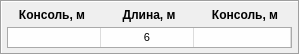
        <widget class="QFrame" name="frame_9">
         <property name="sizePolicy">
          <sizepolicy hsizetype="Fixed" vsizetype="Preferred">
           <horstretch>0</horstretch>
           <verstretch>0</verstretch>
          </sizepolicy>
         </property>
         <property name="minimumSize">
          <size>
           <width>300</width>
           <height>55</height>
          </size>
         </property>
         <property name="maximumSize">
          <size>
           <width>0</width>
           <height>55</height>
          </size>
         </property>
         <property name="frameShape">
          <enum>QFrame::Box</enum>
         </property>
         <property name="frameShadow">
          <enum>QFrame::Sunken</enum>
         </property>
         <layout class="QGridLayout" name="gridLayout_20">
          <property name="leftMargin">
           <number>5</number>
          </property>
          <property name="topMargin">
           <number>5</number>
          </property>
          <property name="rightMargin">
           <number>5</number>
          </property>
          <property name="bottomMargin">
           <number>5</number>
          </property>
          <property name="spacing">
           <number>5</number>
          </property>
          <item row="0" column="2">
           <widget class="QLabel" name="label_35">
            <property name="sizePolicy">
             <sizepolicy hsizetype="Fixed" vsizetype="Fixed">
              <horstretch>0</horstretch>
              <verstretch>0</verstretch>
             </sizepolicy>
            </property>
            <property name="minimumSize">
             <size>
              <width>90</width>
              <height>15</height>
             </size>
            </property>
            <property name="maximumSize">
             <size>
              <width>90</width>
              <height>15</height>
             </size>
            </property>
            <property name="font">
             <font>
              <weight>75</weight>
              <bold>true</bold>
             </font>
            </property>
            <property name="text">
             <string>Консоль, м</string>
            </property>
            <property name="alignment">
             <set>Qt::AlignCenter</set>
            </property>
           </widget>
          </item>
          <item row="1" column="0" colspan="3">
           <widget class="QTableWidget" name="tableWidget_20">
            <property name="sizePolicy">
             <sizepolicy hsizetype="Expanding" vsizetype="Expanding">
              <horstretch>0</horstretch>
              <verstretch>0</verstretch>
             </sizepolicy>
            </property>
            <property name="minimumSize">
             <size>
              <width>285</width>
              <height>20</height>
             </size>
            </property>
            <property name="maximumSize">
             <size>
              <width>0</width>
              <height>16777215</height>
             </size>
            </property>
            <property name="font">
             <font>
              <pointsize>8</pointsize>
             </font>
            </property>
            <property name="styleSheet">
             <string notr="true">background-color: rgb(220, 220, 220);</string>
            </property>
            <property name="frameShape">
             <enum>QFrame::StyledPanel</enum>
            </property>
            <property name="verticalScrollBarPolicy">
             <enum>Qt::ScrollBarAlwaysOff</enum>
            </property>
            <property name="horizontalScrollBarPolicy">
             <enum>Qt::ScrollBarAlwaysOff</enum>
            </property>
            <property name="selectionMode">
             <enum>QAbstractItemView::NoSelection</enum>
            </property>
            <property name="gridStyle">
             <enum>Qt::NoPen</enum>
            </property>
            <property name="rowCount">
             <number>1</number>
            </property>
            <property name="columnCount">
             <number>3</number>
            </property>
            <attribute name="horizontalHeaderVisible">
             <bool>false</bool>
            </attribute>
            <attribute name="horizontalHeaderMinimumSectionSize">
             <number>0</number>
            </attribute>
            <attribute name="horizontalHeaderDefaultSectionSize">
             <number>93</number>
            </attribute>
            <attribute name="horizontalHeaderShowSortIndicator" stdset="0">
             <bool>false</bool>
            </attribute>
            <attribute name="horizontalHeaderStretchLastSection">
             <bool>true</bool>
            </attribute>
            <attribute name="verticalHeaderVisible">
             <bool>false</bool>
            </attribute>
            <attribute name="verticalHeaderMinimumSectionSize">
             <number>20</number>
            </attribute>
            <attribute name="verticalHeaderDefaultSectionSize">
             <number>20</number>
            </attribute>
            <row/>
            <column>
             <property name="text">
              <string>ИГЭ</string>
             </property>
             <property name="font">
              <font>
               <weight>75</weight>
               <bold>true</bold>
              </font>
             </property>
            </column>
            <column>
             <property name="text">
              <string>qci, Мпа</string>
             </property>
             <property name="font">
              <font>
               <weight>75</weight>
               <bold>true</bold>
              </font>
             </property>
            </column>
            <column>
             <property name="text">
              <string>fi, кПа</string>
             </property>
             <property name="font">
              <font>
               <weight>75</weight>
               <bold>true</bold>
              </font>
             </property>
            </column>
            <item row="0" column="0">
             <property name="text">
              <string/>
             </property>
             <property name="textAlignment">
              <set>AlignCenter</set>
             </property>
             <property name="background">
              <brush brushstyle="SolidPattern">
               <color alpha="255">
                <red>254</red>
                <green>254</green>
                <blue>254</blue>
               </color>
              </brush>
             </property>
            </item>
            <item row="0" column="1">
             <property name="text">
              <string>6</string>
             </property>
             <property name="textAlignment">
              <set>AlignCenter</set>
             </property>
             <property name="background">
              <brush brushstyle="SolidPattern">
               <color alpha="255">
                <red>254</red>
                <green>254</green>
                <blue>254</blue>
               </color>
              </brush>
             </property>
            </item>
            <item row="0" column="2">
             <property name="text">
              <string/>
             </property>
             <property name="textAlignment">
              <set>AlignCenter</set>
             </property>
             <property name="background">
              <brush brushstyle="SolidPattern">
               <color alpha="255">
                <red>254</red>
                <green>254</green>
                <blue>254</blue>
               </color>
              </brush>
             </property>
            </item>
           </widget>
          </item>
          <item row="0" column="0">
           <widget class="QLabel" name="label_36">
            <property name="sizePolicy">
             <sizepolicy hsizetype="Fixed" vsizetype="Fixed">
              <horstretch>0</horstretch>
              <verstretch>0</verstretch>
             </sizepolicy>
            </property>
            <property name="minimumSize">
             <size>
              <width>90</width>
              <height>15</height>
             </size>
            </property>
            <property name="maximumSize">
             <size>
              <width>90</width>
              <height>15</height>
             </size>
            </property>
            <property name="font">
             <font>
              <weight>75</weight>
              <bold>true</bold>
             </font>
            </property>
            <property name="text">
             <string>Консоль, м</string>
            </property>
            <property name="alignment">
             <set>Qt::AlignCenter</set>
            </property>
           </widget>
          </item>
          <item row="0" column="1">
           <widget class="QLabel" name="label_37">
            <property name="sizePolicy">
             <sizepolicy hsizetype="Fixed" vsizetype="Fixed">
              <horstretch>0</horstretch>
              <verstretch>0</verstretch>
             </sizepolicy>
            </property>
            <property name="minimumSize">
             <size>
              <width>90</width>
              <height>15</height>
             </size>
            </property>
            <property name="maximumSize">
             <size>
              <width>90</width>
              <height>15</height>
             </size>
            </property>
            <property name="font">
             <font>
              <weight>75</weight>
              <bold>true</bold>
             </font>
            </property>
            <property name="text">
             <string>Длина, м</string>
            </property>
            <property name="alignment">
             <set>Qt::AlignCenter</set>
            </property>
           </widget>
          </item>
         </layout>
        </widget>
